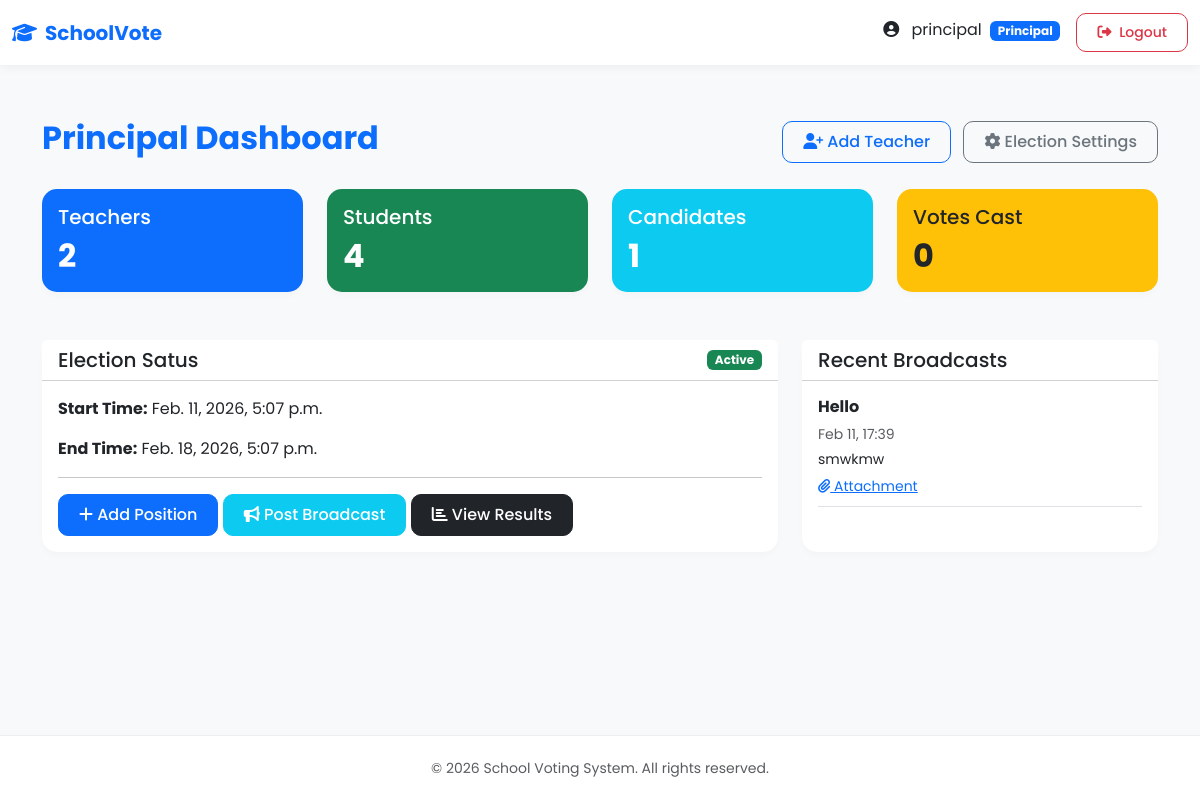
Screenshot of /principal/dashboard/ (signed in) with the database file from the repository.
### core/models.py (models this page shows, shortened)
class User(AbstractUser):
    ROLE_CHOICES = (
        ('principal', 'Principal'),
        ('teacher', 'Teacher'),
        ('student', 'Student'),
    )
    role = models.CharField(max_length=10, choices=ROLE_CHOICES)
    phone = models.CharField(max_length=15, blank=True, null=True)
    def is_principal(self):
        return self.role == 'principal'

class ElectionSettings(models.Model):
    start_time = models.DateTimeField()
    end_time = models.DateTimeField()
    def is_active(self):
        now = timezone.now()
        return self.start_time <= now <= self.end_time

class Broadcast(models.Model):
    title = models.CharField(max_length=200)
    message = models.TextField()
    attachment = models.FileField(upload_to='broadcasts/', blank=True, null=True)
    created_at = models.DateTimeField(auto_now_add=True)
    is_pinned = models.BooleanField(default=False)
    created_by = models.ForeignKey(User, on_delete=models.CASCADE)

### core/views.py (the view)
# urls.py: path('principal/dashboard/', views.principal_dashboard, name='principal_dashboard'),
@login_required
def principal_dashboard(request):
    if not request.user.is_principal(): return redirect('index')
    teachers = Teacher.objects.all()
    students_count = Student.objects.count()
    candidates_count = Candidate.objects.count()
    votes_count = Vote.objects.count()
    broadcasts = Broadcast.objects.all().order_by('-created_at')
    election_settings = ElectionSettings.objects.first()
    context = {
        'teachers': teachers,
        'students_count': students_count,
        'candidates_count': candidates_count,
        'votes_count': votes_count,
        'broadcasts': broadcasts,
        'election_settings': election_settings,
    }
    return render(request, 'principal_dashboard.html', context)

### templates/principal_dashboard.html
{% extends 'base.html' %}
{% block content %}
<div class="container py-4">
    <div class="d-flex justify-content-between align-items-center mb-4">
        <h2 class="text-primary fw-bold">Principal Dashboard</h2>
        <div>
            <a href="{% url 'add_teacher' %}" class="btn btn-outline-primary me-2"><i class="fas fa-user-plus"></i> Add
                Teacher</a>
            <a href="{% url 'election_settings' %}" class="btn btn-outline-secondary"><i class="fas fa-cog"></i>
                Election Settings</a>
        </div>
    </div>
    <div class="row g-4 mb-5">
        <div class="col-md-3">
            <div class="card bg-primary text-white h-100">
                <div class="card-body">
                    <h5 class="card-title">Teachers</h5>
                    <p class="h2 fw-bold mb-0">{{ teachers.count }}</p>
                </div>
            </div>
        </div>
        <div class="col-md-3">
            <div class="card bg-success text-white h-100">
                <div class="card-body">
                    <h5 class="card-title">Students</h5>
                    <p class="h2 fw-bold mb-0">{{ students_count }}</p>
                </div>
            </div>
        </div>
        <div class="col-md-3">
            <div class="card bg-info text-white h-100">
                <div class="card-body">
                    <h5 class="card-title">Candidates</h5>
                    <p class="h2 fw-bold mb-0">{{ candidates_count }}</p>
                </div>
            </div>
        </div>
        <div class="col-md-3">
            <div class="card bg-warning text-dark h-100">
                <div class="card-body">
                    <h5 class="card-title">Votes Cast</h5>
                    <p class="h2 fw-bold mb-0">{{ votes_count }}</p>
                </div>
            </div>
        </div>
    </div>
    <div class="row g-4">
        <div class="col-md-8">
            <div class="card h-100">
                <div class="card-header bg-white d-flex justify-content-between align-items-center">
                    <h5 class="mb-0">Election Satus</h5>
                    {% if election_settings.is_active %}
                    <span class="badge bg-success">Active</span>
                    {% else %}
                    <span class="badge bg-secondary">Inactive</span>
                    {% endif %}
                </div>
                <div class="card-body">
                    <p><strong>Start Time:</strong> {{ election_settings.start_time|default:"Not Set" }}</p>
                    <p><strong>End Time:</strong> {{ election_settings.end_time|default:"Not Set" }}</p>
                    <hr>
                    <div class="d-grid gap-2 d-md-block">
                        <a href="{% url 'add_position' %}" class="btn btn-primary"><i class="fas fa-plus"></i> Add
                            Position</a>
                        <a href="{% url 'create_broadcast' %}" class="btn btn-info text-white"><i
                                class="fas fa-bullhorn"></i> Post Broadcast</a>
                        <a href="{% url 'results' %}" class="btn btn-dark"><i class="fas fa-chart-bar"></i> View
                            Results</a>
                    </div>
                </div>
            </div>
        </div>
        <div class="col-md-4">
            <div class="card h-100">
                <div class="card-header bg-white">
                    <h5 class="mb-0">Recent Broadcasts</h5>
                </div>
                <div class="card-body overflow-auto" style="max-height: 300px;">
                    {% for broadcast in broadcasts %}
                    <div class="mb-3 border-bottom pb-2">
                        <h6 class="fw-bold">{{ broadcast.title }}</h6>
                        <p class="small text-muted mb-1">{{ broadcast.created_at|date:"M d, H:i" }}</p>
                        <p class="small mb-1">{{ broadcast.message|truncatechars:50 }}</p>
                        {% if broadcast.attachment %}
                        <a href="{{ broadcast.attachment.url }}" class="small text-primary" target="_blank"><i
                                class="fas fa-paperclip"></i> Attachment</a>
                        {% endif %}
                    </div>
                    {% empty %}
                    <p class="text-muted small">No broadcasts yet.</p>
                    {% endfor %}
                </div>
            </div>
        </div>
    </div>
</div>
{% endblock %}

### templates/base.html (shortened to what this page needs)
{% load static %}
<!DOCTYPE html>
<html lang="en">
<head>
    <link href="https://cdn.jsdelivr.net/npm/bootstrap@5.3.0/dist/css/bootstrap.min.css" rel="stylesheet">
    <link rel="stylesheet" href="https://cdnjs.cloudflare.com/ajax/libs/font-awesome/6.4.0/css/all.min.css">
</head>
<body>
    <nav class="navbar navbar-expand-lg navbar-light sticky-top">
        <div class="container-fluid">
            <a class="navbar-brand fw-bold text-primary" href="{% url 'index' %}">
                <i class="fas fa-graduation-cap me-2"></i>SchoolVote
            </a>
            <div class="collapse navbar-collapse" id="navbarNav">
                <ul class="navbar-nav ms-auto align-items-center">
                    {% if user.is_authenticated %}
                        <li class="nav-item">
                            <span class="nav-link text-dark">
                                <i class="fas fa-user-circle me-1"></i>
                                {{ user.get_full_name|default:user.username }}
                                <span class="badge bg-primary ms-1">{{ user.role|title }}</span>
                            </span>
                        </li>
                        <li class="nav-item ms-2">
                            <a class="btn btn-outline-danger btn-sm" href="{% url 'logout' %}">
                                <i class="fas fa-sign-out-alt me-1"></i> Logout
                            </a>
                        </li>
                    {% else %}
                        <li class="nav-item">
                            <a class="nav-link" href="{% url 'index' %}">Home</a>
                        </li>
                    {% endif %}
                </ul>
            </div>
        </div>
    </nav>
    <div class="container-fluid">
        <div class="row">
            <main class="{% block main_class %}col-12{% endblock %} main-content">
                {% block content %}{% endblock %}
            </main>
        </div>
    </div>
    <footer class="footer text-center text-muted">
        <div class="container">
            <small>&copy; 2026 School Voting System. All rights reserved.</small>
        </div>
    </footer>
</body>
</html>

### templates/base.html (style rules this page uses)
:root { --primary-color: #0d6efd; --secondary-color: #6c757d; --background-color: #f8f9fa; --card-hover-transform: translateY(-5px); --transition-speed: 0.3s; }
body { font-family: 'Poppins', sans-serif; background-color: var(--background-color); min-height: 100vh; display: flex; flex-direction: column; }
.navbar { background: rgba(255, 255, 255, 0.95); backdrop-filter: blur(10px); box-shadow: 0 2px 10px rgba(0,0,0,0.05); }
.card { border: none; border-radius: 15px; box-shadow: 0 4px 6px rgba(0,0,0,0.02); transition: transform var(--transition-speed), box-shadow var(--transition-speed); }
.btn { border-radius: 10px; padding: 8px 20px; font-weight: 500; }
.nav-link { border-radius: 10px; margin-bottom: 5px; color: #555; padding: 10px 15px; transition: all 0.2s; }
.nav-link i { margin-right: 10px; width: 20px; }
.main-content { flex: 1; padding: 30px; }
.footer { background-color: white; padding: 20px 0; margin-top: auto; border-top: 1px solid #eee; }

### rows the page displays
User: get_full_name "principal", role "Principal"
ElectionSettings: start_time "Feb. 11, 2026, 5:07 p.m.", end_time "Feb. 18, 2026, 5:07 p.m."
Broadcast: title "Hello", created_at "Feb 11, 17:39", message "smwkmw"

### other values shown
{{ teachers.count }} "2"
{{ students_count }} "4"
{{ candidates_count }} "1"
{{ votes_count }} "0"
